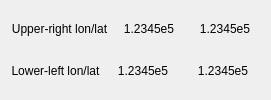
                <widget class="QFrame" name="minMaxLonLatFrame">
                 <property name="frameShape">
                  <enum>QFrame::NoFrame</enum>
                 </property>
                 <property name="frameShadow">
                  <enum>QFrame::Plain</enum>
                 </property>
                 <layout class="QHBoxLayout">
                  <item>
                   <layout class="QVBoxLayout">
                    <item>
                     <layout class="QHBoxLayout">
                      <item>
                       <widget class="QLabel" name="textLabel9_2_2">
                        <property name="minimumSize">
                         <size>
                          <width>0</width>
                          <height>15</height>
                         </size>
                        </property>
                        <property name="text">
                         <string>Upper-right lon/lat</string>
                        </property>
                        <property name="alignment">
                         <set>Qt::AlignCenter</set>
                        </property>
                        <property name="wordWrap">
                         <bool>false</bool>
                        </property>
                       </widget>
                      </item>
                      <item>
                       <widget class="QLabel" name="maxLonLabel">
                        <property name="minimumSize">
                         <size>
                          <width>70</width>
                          <height>0</height>
                         </size>
                        </property>
                        <property name="toolTip">
                         <string>Longitude and latitude of upper-right corner of isoline plane</string>
                        </property>
                        <property name="text">
                         <string>1.2345e5</string>
                        </property>
                        <property name="alignment">
                         <set>Qt::AlignCenter</set>
                        </property>
                        <property name="wordWrap">
                         <bool>false</bool>
                        </property>
                       </widget>
                      </item>
                      <item>
                       <widget class="QLabel" name="maxLatLabel">
                        <property name="minimumSize">
                         <size>
                          <width>70</width>
                          <height>0</height>
                         </size>
                        </property>
                        <property name="toolTip">
                         <string>Longitude and latitude of upper-right corner of isoline plane</string>
                        </property>
                        <property name="text">
                         <string>1.2345e5</string>
                        </property>
                        <property name="alignment">
                         <set>Qt::AlignCenter</set>
                        </property>
                        <property name="wordWrap">
                         <bool>false</bool>
                        </property>
                       </widget>
                      </item>
                     </layout>
                    </item>
                    <item>
                     <layout class="QHBoxLayout">
                      <item>
                       <widget class="QLabel" name="textLabel9_2_2_2">
                        <property name="minimumSize">
                         <size>
                          <width>0</width>
                          <height>15</height>
                         </size>
                        </property>
                        <property name="text">
                         <string>Lower-left lon/lat</string>
                        </property>
                        <property name="alignment">
                         <set>Qt::AlignCenter</set>
                        </property>
                        <property name="wordWrap">
                         <bool>false</bool>
                        </property>
                       </widget>
                      </item>
                      <item>
                       <widget class="QLabel" name="minLonLabel">
                        <property name="minimumSize">
                         <size>
                          <width>70</width>
                          <height>0</height>
                         </size>
                        </property>
                        <property name="toolTip">
                         <string>longitude and latitude of lower-left corner of isoline plane</string>
                        </property>
                        <property name="text">
                         <string>1.2345e5</string>
                        </property>
                        <property name="alignment">
                         <set>Qt::AlignCenter</set>
                        </property>
                        <property name="wordWrap">
                         <bool>false</bool>
                        </property>
                       </widget>
                      </item>
                      <item>
                       <widget class="QLabel" name="minLatLabel">
                        <property name="minimumSize">
                         <size>
                          <width>70</width>
                          <height>0</height>
                         </size>
                        </property>
                        <property name="toolTip">
                         <string>longitude and latitude of lower-left corner of isoline plane</string>
                        </property>
                        <property name="text">
                         <string>1.2345e5</string>
                        </property>
                        <property name="alignment">
                         <set>Qt::AlignCenter</set>
                        </property>
                        <property name="wordWrap">
                         <bool>false</bool>
                        </property>
                       </widget>
                      </item>
                     </layout>
                    </item>
                   </layout>
                  </item>
                 </layout>
                </widget>
